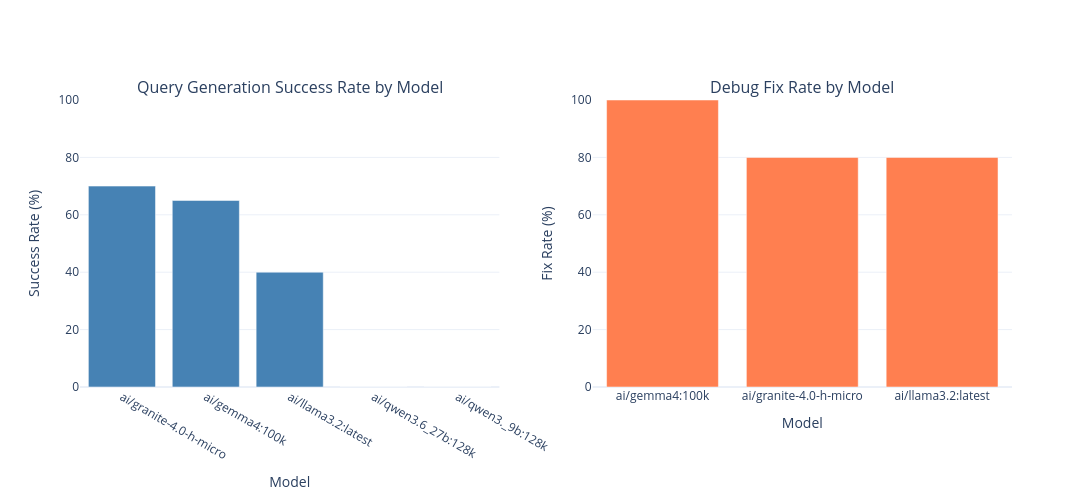

Notebook code for this chart:
### Markdown cell above
## Visualizations

### Code cell
# Success Rate Comparison
from plotly.subplots import make_subplots
import plotly.graph_objects as go

# Prepare data
query_success = (
    query_results.groupby("model")["success"]
    .mean()
    .sort_values(ascending=False)
    * 100
)
query_success_df = query_success.reset_index()
query_success_df.columns = ["model", "success_rate"]

# Create subplots with 1 row and 2 columns
fig = make_subplots(
    rows=1,
    cols=2,
    subplot_titles=(
        "Query Generation Success Rate by Model",
        "Debug Fix Rate by Model",
    ),
)

# Query Generation Success Rate (left subplot)
fig.add_trace(
    go.Bar(
        x=query_success_df["model"],
        y=query_success_df["success_rate"],
        name="Query Success",
        marker_color="steelblue",
        showlegend=False,
    ),
    row=1,
    col=1,
)

# Debug Fix Rate (right subplot)
if not debug_results.empty:
    debug_success = (
        debug_results.groupby("model")["success"]
        .mean()
        .sort_values(ascending=False)
        * 100
    )
    debug_success_df = debug_success.reset_index()
    debug_success_df.columns = ["model", "fix_rate"]

    fig.add_trace(
        go.Bar(
            x=debug_success_df["model"],
            y=debug_success_df["fix_rate"],
            name="Debug Fix",
            marker_color="coral",
            showlegend=False,
        ),
        row=1,
        col=2,
    )

# Update layout
fig.update_xaxes(title_text="Model", row=1, col=1)
fig.update_xaxes(title_text="Model", row=1, col=2)
fig.update_yaxes(title_text="Success Rate (%)", range=[0, 100], row=1, col=1)
fig.update_yaxes(title_text="Fix Rate (%)", range=[0, 100], row=1, col=2)

fig.update_layout(
    height=500, width=1200, showlegend=False, template="plotly_white"
)

fig.write_html(f"success_rates_{timestamp}.html")
fig.show()

### Figure 1 — Plotly figure (JSON) as saved in the notebook; plotly's stock layout.template omitted (floating-point values rounded to 4 significant figures)
{"data": [{"marker": {"color": "steelblue"}, "name": "Query Success", "showlegend": false, "type": "bar", "x": ["ai/granite-4.0-h-micro", "ai/gemma4:100k", "ai/llama3.2:latest", "ai/qwen3.6_27b:128k", "ai/qwen3._9b:128k"], "xaxis": "x", "y": [70.0, 65.0, 40.0, 0.0, 0.0], "yaxis": "y"}, {"marker": {"color": "coral"}, "name": "Debug Fix", "showlegend": false, "type": "bar", "x": ["ai/gemma4:100k", "ai/granite-4.0-h-micro", "ai/llama3.2:latest"], "xaxis": "x2", "y": [100.0, 80.0, 80.0], "yaxis": "y2"}], "layout": {"annotations": [{"font": {"size": 16}, "showarrow": false, "text": "Query Generation Success Rate by Model", "x": 0.225, "xanchor": "center", "xref": "paper", "y": 1, "yanchor": "bottom", "yref": "paper"}, {"font": {"size": 16}, "showarrow": false, "text": "Debug Fix Rate by Model", "x": 0.775, "xanchor": "center", "xref": "paper", "y": 1, "yanchor": "bottom", "yref": "paper"}], "height": 500, "showlegend": false, "width": 1200, "xaxis": {"anchor": "y", "domain": [0, 0.45], "title": {"text": "Model"}}, "xaxis2": {"anchor": "y2", "domain": [0.55, 1], "title": {"text": "Model"}}, "yaxis": {"anchor": "x", "domain": [0, 1], "range": [0, 100], "title": {"text": "Success Rate (%)"}}, "yaxis2": {"anchor": "x2", "domain": [0, 1], "range": [0, 100], "title": {"text": "Fix Rate (%)"}}}}
